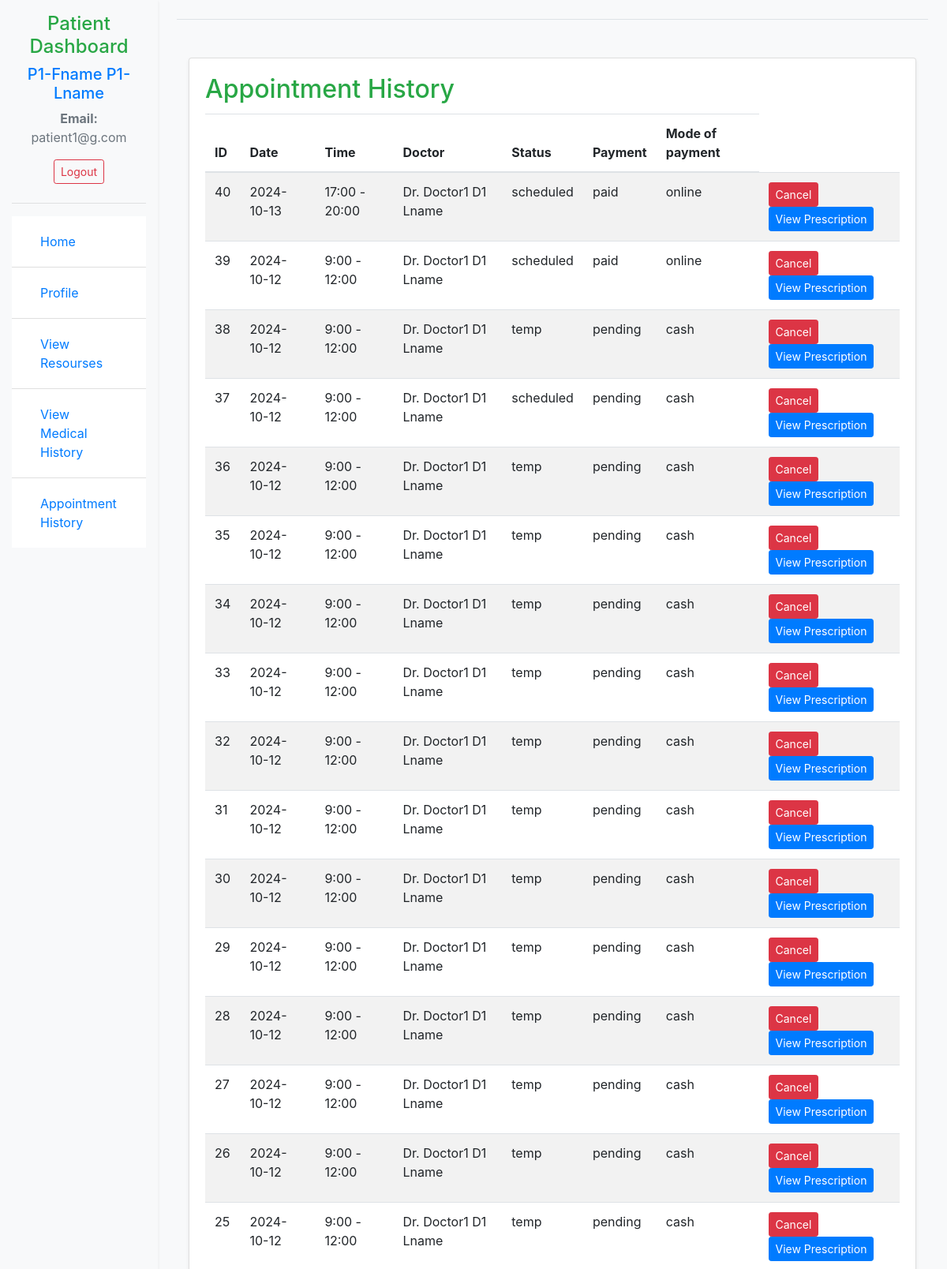
The app's page /patient_appointment_history/ (signed in, upper part) with its own data.
### auth_app/models.py (models this page shows, shortened)
class CustomUser(AbstractUser):
    ROLE_CHOICES = [
        ('admin', 'Admin'),
        ('doctor', 'Doctor'),
        ('patient', 'Patient'),
    ]
    GENDER_CHOICES = [
        (1, 'Male'),
        (2, 'Female'),
        (3, 'Other'),
    ]
    blood_group = models.CharField(max_length=3, choices=[
        ('A+', 'A+'),
        ('A-', 'A-'),
        ('B+', 'B+'),
        ('B-', 'B-'),
        ('AB+', 'AB+'),
        ('AB-', 'AB-'),
        ('O+', 'O+'),
        ('O-', 'O-'),
    ], null=True, blank=True)
    first_name = models.CharField(max_length=30)
    last_name = models.CharField(max_length=30)
    role = models.CharField(max_length=10, choices=ROLE_CHOICES)
    email = models.EmailField(unique=True)
    username = models.CharField(max_length=150, blank=True, null=True)
    gender = models.IntegerField(choices=GENDER_CHOICES, null=True, blank=True)
    age = models.IntegerField(null=True, blank=True)
    account_type = models.CharField(max_length=30)
    phone_number = models.CharField(max_length=15, null=True, blank=True)
    USERNAME_FIELD = 'email'
    REQUIRED_FIELDS = ['first_name', 'last_name']
    objects = CustomUserManager()

### main_app/models.py (models this page shows, shortened)
class Appointment(models.Model):
    STATUS_CHOICES = [
        ('temp', 'Temporary'),
        ('scheduled', 'Scheduled'),
        ('completed', 'Completed'),
        ('cancelled', 'Cancelled'),
        ('no-show', 'No Show'),
    ]
    PAYMENT_CHOICES = [
        ('pending', 'Pending'),
        ('paid', 'Paid'),
        ('cancelled', 'Cancelled'),
        ('refunded', 'Refunded'),
    ]
    MODE_CHOICES = [
        ('cash', 'Cash'),
        ('online', 'Online'),
    ]
    patient = models.ForeignKey(CustomUser, on_delete=models.CASCADE, related_name='patient_appointments')
    doctor = models.ForeignKey(CustomUser, on_delete=models.CASCADE, related_name='doctor_appointments')
    department = models.CharField(max_length=100)
    appointment_date = models.CharField(max_length=20)
    appointment_time = models.CharField(max_length=20)
    status = models.CharField(max_length=20, choices=STATUS_CHOICES, default='temp')
    payment_status = models.CharField(max_length=20, choices=PAYMENT_CHOICES, default='pending')
    mode_of_payment = models.CharField(max_length=50, choices=MODE_CHOICES, default='cash')

### main_app/views.py (the view)
# urls.py: path('patient_appointment_history/', PatientAppointmentHistoryView.as_view(), name='patient_appointment_history'),
class PatientAppointmentHistoryView(LoginRequiredMixin, View):
    template_name = 'patient/patient_appointment_history.html'
    def get(self, request, *args, **kwargs):
        profile = CustomUser.objects.get(id = request.user.id)
        appointments = Appointment.objects.filter(patient=request.user).order_by('-id')
        context = {
            'patient_id': request.user.id,
            'appointments': appointments,
            'first_name': profile.first_name,
            'last_name': profile.last_name,
            'email': profile.email,
        }
        return render(request, self.template_name, context)

### templates/patient/patient_appointment_history.html (shortened to what this page needs)
{% extends 'patient/patient_dashboard_base.html' %}
{% block content %}
    <div class="container my-5">
        <div class="card mb-4 shadow-sm">
            <div class="card-body">
                <h2 class="card-title text-success">Appointment History</h2>
                <table class="table table-striped">
                    <thead>
                        <tr>
                            <th scope="col">ID</th>
                            <th scope="col">Date</th>
                            <th scope="col">Time</th>
                            <th scope="col">Doctor</th>
                            <th scope="col">Status</th>
                            <th scope="col">Payment</th>
                            <th scope="col">Mode of payment</th>
                        </tr>
                    </thead>
                    <tbody>
                        {% for appointment in appointments %}
                        <tr>
                            <td>{{ appointment.id }}</td>
                            <td>{{ appointment.appointment_date }}</td>
                            <td>{{ appointment.appointment_time }}</td>
                            <td>Dr. {{ appointment.doctor.first_name }}  {{ appointment.doctor.last_name }}</td>
                            <td>{{ appointment.status }}</td>
                            <td>{{ appointment.payment_status }}</td>
                            <td>{{ appointment.mode_of_payment }}</td>
                            <td>
                                {% if appointment.status != 'cancelled' %}
                                <button class="btn btn-danger btn-sm">
                                    Cancel
                                </button>
                                {% endif %}
                                <a href="{% url 'view_prescription' appointment.id %}" class="btn btn-primary btn-sm">
                                    View Prescription
                                </a>
                            </td>
                        </tr>
                        {% endfor %}
                    </tbody>
                </table>
            </div>
        </div>
    </div>
    {% endblock %}

### templates/patient/patient_dashboard_base.html (shortened to what this page needs)
<!DOCTYPE html>
<html lang="en">
<head>
    <link href="https://stackpath.bootstrapcdn.com/bootstrap/4.5.2/css/bootstrap.min.css" rel="stylesheet">
</head>
<body class="bg-light">
<div class="container-fluid">
    <div class="row">
        <nav class="col-md-3 col-lg-2 d-md-block bg-light sidebar shadow-sm">
            <div class="position-sticky pt-3">
                <div class="text-center mb-4">
                    <h4 class="text-success">Patient Dashboard</h4>
                    <h5 class="text-primary">{{ first_name }} {{ last_name }}</h5>
                    <p class="text-muted"><strong>Email:</strong> {{ email }}</p>
                    <a class="btn btn-outline-danger btn-sm" href="{% url 'logout' %}">
                        Logout
                    </a>
                </div>
                <hr>
                <ul class="nav flex-column list-group list-group-flush">
                    <li class="nav-item list-group-item">
                        <a class="nav-link d-flex align-items-center" href="{% url 'patient_home' %}">
                             Home
                        </a>
                    </li>
                    <li class="nav-item list-group-item">
                        <a class="nav-link d-flex align-items-center" href="{% url 'patient_profile' %}">
                             Profile
                        </a>
                    </li>
                    <li class="nav-item list-group-item">
                        <a class="nav-link d-flex align-items-center" href="{% url 'view_resources' %}">
                             View Resourses
                        </a>
                    </li>
                    <li class="nav-item list-group-item">
                        <a class="nav-link d-flex align-items-center" href="{% url 'patient_medical_history' %}">
                             View Medical History
                        </a>
                    </li>
                    <li class="nav-item list-group-item">
                        <a class="nav-link d-flex align-items-center" href="{% url 'patient_appointment_history' %}">
                             Appointment History
                        </a>
                    </li>
                </ul>
            </div>
        </nav>
        <main class="col-md-9 ms-sm-auto col-lg-10 px-md-4">
            <div class="d-flex justify-content-between flex-wrap flex-md-nowrap align-items-center pt-3 pb-2 mb-3 border-bottom">
            </div>
            {% block content %}{% endblock %}
        </main>
    </div>
</div>
</body>
</html>

### records on screen
Appointment: id "40", appointment_date "2024-10-13", appointment_time "17:00 - 20:00", doctor.first_name "Doctor1", doctor.last_name "D1 Lname", status "scheduled", payment_status "paid", mode_of_payment "online", shows "Cancel"
Appointment: id "39", appointment_date "2024-10-12", appointment_time "9:00 - 12:00", doctor.first_name "Doctor1", doctor.last_name "D1 Lname", status "scheduled", payment_status "paid", mode_of_payment "online", shows "Cancel"
Appointment: id "38", appointment_date "2024-10-12", appointment_time "9:00 - 12:00", doctor.first_name "Doctor1", doctor.last_name "D1 Lname", status "temp", payment_status "pending", mode_of_payment "cash", shows "Cancel"
Appointment: id "37", appointment_date "2024-10-12", appointment_time "9:00 - 12:00", doctor.first_name "Doctor1", doctor.last_name "D1 Lname", status "scheduled", payment_status "pending", mode_of_payment "cash", shows "Cancel"
Appointment: id "36", appointment_date "2024-10-12", appointment_time "9:00 - 12:00", doctor.first_name "Doctor1", doctor.last_name "D1 Lname", status "temp", payment_status "pending", mode_of_payment "cash", shows "Cancel"
Appointment: id "35", appointment_date "2024-10-12", appointment_time "9:00 - 12:00", doctor.first_name "Doctor1", doctor.last_name "D1 Lname", status "temp", payment_status "pending", mode_of_payment "cash", shows "Cancel"
Appointment: id "34", appointment_date "2024-10-12", appointment_time "9:00 - 12:00", doctor.first_name "Doctor1", doctor.last_name "D1 Lname", status "temp", payment_status "pending", mode_of_payment "cash", shows "Cancel"
Appointment: id "33", appointment_date "2024-10-12", appointment_time "9:00 - 12:00", doctor.first_name "Doctor1", doctor.last_name "D1 Lname", status "temp", payment_status "pending", mode_of_payment "cash", shows "Cancel"
Appointment: id "32", appointment_date "2024-10-12", appointment_time "9:00 - 12:00", doctor.first_name "Doctor1", doctor.last_name "D1 Lname", status "temp", payment_status "pending", mode_of_payment "cash", shows "Cancel"
Appointment: id "31", appointment_date "2024-10-12", appointment_time "9:00 - 12:00", doctor.first_name "Doctor1", doctor.last_name "D1 Lname", status "temp", payment_status "pending", mode_of_payment "cash", shows "Cancel"
Appointment: id "30", appointment_date "2024-10-12", appointment_time "9:00 - 12:00", doctor.first_name "Doctor1", doctor.last_name "D1 Lname", status "temp", payment_status "pending", mode_of_payment "cash", shows "Cancel"
Appointment: id "29", appointment_date "2024-10-12", appointment_time "9:00 - 12:00", doctor.first_name "Doctor1", doctor.last_name "D1 Lname", status "temp", payment_status "pending", mode_of_payment "cash", shows "Cancel"
Appointment: id "28", appointment_date "2024-10-12", appointment_time "9:00 - 12:00", doctor.first_name "Doctor1", doctor.last_name "D1 Lname", status "temp", payment_status "pending", mode_of_payment "cash", shows "Cancel"
Appointment: id "27", appointment_date "2024-10-12", appointment_time "9:00 - 12:00", doctor.first_name "Doctor1", doctor.last_name "D1 Lname", status "temp", payment_status "pending", mode_of_payment "cash", shows "Cancel"
Appointment: id "26", appointment_date "2024-10-12", appointment_time "9:00 - 12:00", doctor.first_name "Doctor1", doctor.last_name "D1 Lname", status "temp", payment_status "pending", mode_of_payment "cash", shows "Cancel"
Appointment: id "25", appointment_date "2024-10-12", appointment_time "9:00 - 12:00", doctor.first_name "Doctor1", doctor.last_name "D1 Lname", status "temp", payment_status "pending", mode_of_payment "cash", shows "Cancel"

### other values on screen
{{ first_name }} "P1-Fname"
{{ last_name }} "P1-Lname"
{{ email }} "patient1@g.com"
